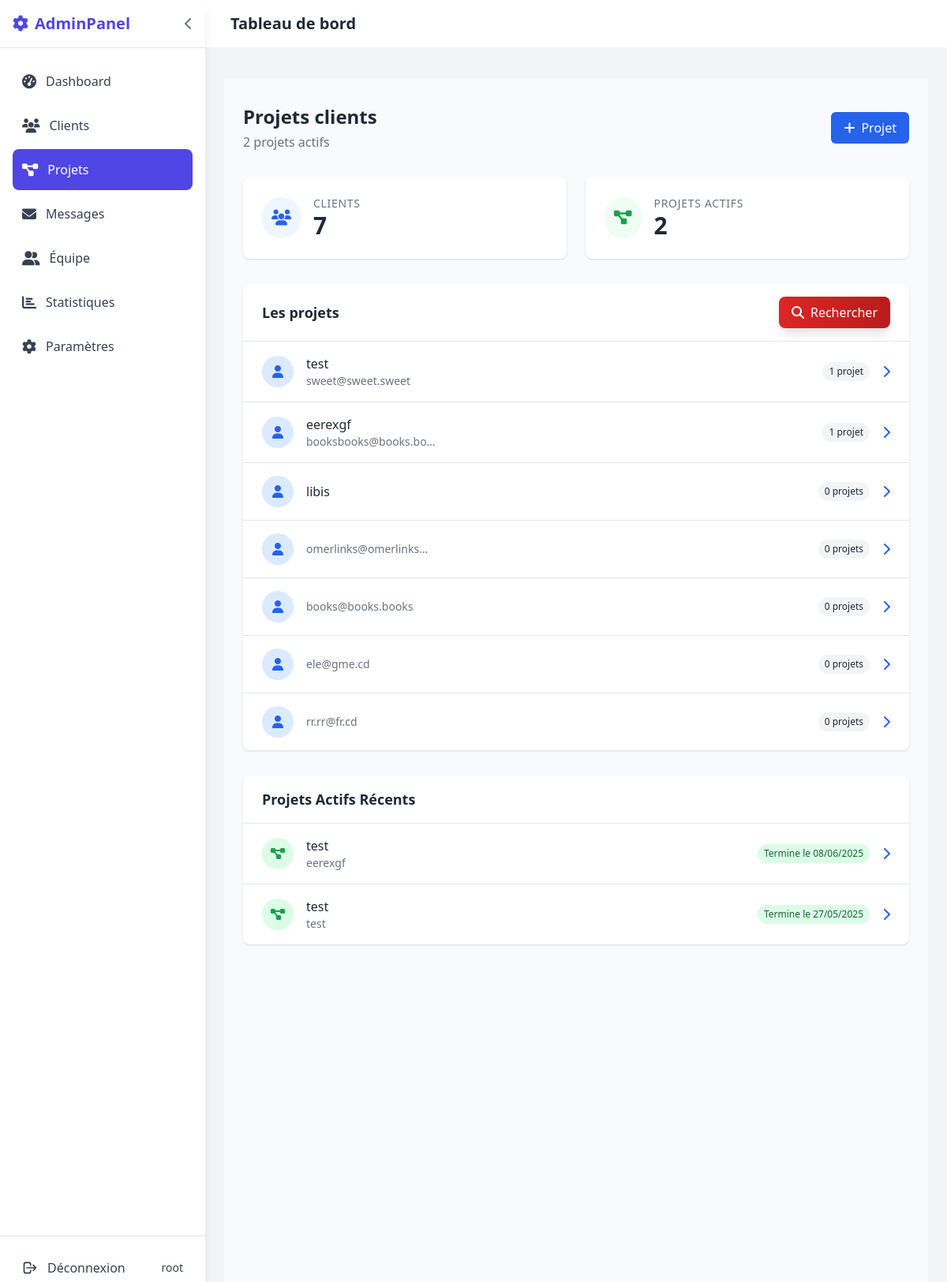
The app's page /administre/projects/ (signed in) with its own data.
### core/models.py (models this page shows, shortened)
class User(AbstractUser):
    is_client = models.BooleanField(
        _('client status'),
        default=False,
        help_text=_('Designates whether the user is a client.')
    )
    email_verified = models.BooleanField(
        _('email verified'),
        default=False,
        help_text=_('Designates whether the user has verified their email address.')
    )
    verification_uuid = models.UUIDField(
        _('verification UUID'),
        default=uuid.uuid4,
        editable=False,
        unique=True
    )
    profile_complete = models.BooleanField(
        _('profile complete'),
        default=False
    )
    class Meta:
        verbose_name = _('User')
        verbose_name_plural = _('Users')
        ordering = ['-date_joined']
    def __str__(self):
        return self.username

class Client(models.Model):
    user = models.OneToOneField(
        User,
        on_delete=models.CASCADE,
        primary_key=True,  # Ceci garantit l'unicité
        verbose_name=_('user account')
    )
    entreprise = models.CharField(
        _('company'),
        max_length=100,
        help_text=_('The name of the company.')
    )
    profile_complete = models.BooleanField(
        _('profile complete'),
        default=False
    )
    telephone = models.CharField(
        _('phone number'),
        max_length=20,
        validators=[RegexValidator(r'^\+?1?\d{9,15}$')],
        help_text=_('Phone number in international format.')
    )
    secteur_activite = models.CharField(
        _('activity sector'),
        max_length=100,
        blank=True,
        null=True
    )
    adresse = models.TextField(
        _('address'),
        blank=True,
        null=True
    )
    date_inscription = models.DateTimeField(
        _('signup date'),
        auto_now_add=True
    )
    class Meta:
        verbose_name = _('Client')
        verbose_name_plural = _('Clients')
        ordering = ['-date_inscription']

class Projets_user(models.Model):
    client = models.ForeignKey(Client, on_delete=models.CASCADE, related_name='fichiers')
    titre = models.CharField(max_length=100)
    fichier = models.FileField(upload_to='clients/fichiers/', blank=True, null=True)
    date_ajout = models.DateTimeField(auto_now_add=True)  # This is your date field
    description = models.TextField(blank=True)
    image = models.ImageField(upload_to='clients/images/', blank=True, null=True)
    video = models.FileField(upload_to='clients/videos/', blank=True, null=True)
    date_debut = models.DateField(blank=True, null=True)
    date_fin = models.DateField(blank=True, null=True)
    status = models.BooleanField(
        _('status'),
        default=False,
        help_text=_('status project.')
    )
    slug = models.SlugField(unique=True, blank=True, null=True)
    class Meta:
        verbose_name = _("Projets_user")
        verbose_name_plural = _("Projets_user")
        ordering = ['-date_ajout']

### core/views.py (the view)
# urls.py: path('projects/',  admin_client_projects_view, name='admin_client_projects'),
@staff_member_required
def admin_client_projects_view(request):
    clients = Client.objects.annotate(
        projets_user_count=Count('fichiers')  # Utilisez le related_name correct
    ).prefetch_related('fichiers').order_by('-projets_user_count')
    paginator = Paginator(clients, 25)
    page_number = request.GET.get('page')
    page_obj = paginator.get_page(page_number)
    context = {
        'page_obj': page_obj,
        'active_projects': Projets_user.objects.filter(
            Q(date_fin__gte=timezone.now()) | Q(date_fin__isnull=True)
        ).select_related('client'),
        'active_projects_count': Projets_user.objects.filter(
            Q(date_fin__gte=timezone.now()) | Q(date_fin__isnull=True)
        ).count(),
        'portfolio_projects_count': Projet.objects.count(),
        'page_title': _('Projets clients'),
        'can_add_project': request.user.has_perm('core.add_projets_user')
    }
    return render(request, 'admin/client_projects.html', context)

### core/templates/admin/client_projects.html (shortened to what this page needs)
{% extends "admin/basee.html" %}
{% load i18n static %}
{% block content %}
<div class="min-h-screen bg-gray-50 px-6 py-8">
    <div class="mb-8 flex justify-between items-center">
        <div>
            <h1 class="text-2xl font-semibold text-gray-800">{{ page_title }}</h1>
            <p class="text-gray-500 mt-1">
            </p>
        </div>
        {% if can_add_project %}
        <a href="{% url 'admin:core_projets_user_add' %}" class="inline-flex items-center px-4 py-2 bg-blue-600 text-white rounded-md hover:bg-blue-700">
            <i class="fas fa-plus mr-2"></i> {% trans "Projet" %}
        </a>
        {% endif %}
    </div>
    <div class="grid grid-cols-1 md:grid-cols-2 gap-6 mb-8">
        <div class="bg-white rounded-lg shadow p-6">
            <div class="flex items-center">
                <div class="mr-4 p-3 rounded-full bg-blue-50 text-blue-600">
                    <i class="fas fa-users text-xl"></i>
                </div>
                <div>
                    <h3 class="text-sm font-medium text-gray-500 uppercase tracking-wider">{% trans "Clients" %}</h3>
                    <p class="text-3xl font-semibold text-gray-800">{{ page_obj.paginator.count }}</p>
                </div>
            </div>
        </div>
        <div class="bg-white rounded-lg shadow p-6">
            <div class="flex items-center">
                <div class="mr-4 p-3 rounded-full bg-green-50 text-green-600">
                    <i class="fas fa-project-diagram text-xl"></i>
                </div>
                <div>
                    <h3 class="text-sm font-medium text-gray-500 uppercase tracking-wider">{% trans "Projets Actifs" %}</h3>
                    <p class="text-3xl font-semibold text-gray-800">{{ active_projects_count }}</p>
                </div>
            </div>
        </div>
    </div>
    <div class="bg-white shadow rounded-lg overflow-hidden mb-8">
        <div class="px-6 py-4 border-b border-gray-200 flex justify-between items-center">
            <h2 class="text-lg font-semibold text-gray-800">{% trans "Les projets" %}</h2>
            <button onclick="window.location.href='{% url 'search_client' %}'" class="bg-gradient-to-r from-red-600 to-red-700 text-white px-4 py-2 rounded-lg shadow-lg hover:shadow-xl transition duration-300 transform hover:-translate-y-1 flex items-center space-x-2">
                <i class="fas fa-search"></i>
                <span>Rechercher</span>
            </button>
        </div>
        <div class="divide-y divide-gray-200">
            {% for client in page_obj %}
            <div class="px-6 py-4 hover-bg-gray-50 transition-colors duration-150">
                <div class="flex items-center justify-between">
                    <div class="flex items-center">
                        <div class="w-10 h-10 rounded-full bg-blue-100 flex items-center justify-center text-blue-600 mr-4">
                            <i class="fas fa-user"></i>
                        </div>
                        <div>
                            <h3 class="font-medium text-gray-800">{{ client.entreprise }}</h3>
                            <p class="text-sm text-gray-500">{{ client.user.email|truncatechars:20 }}</p>
                        </div>
                    </div>
                    <div class="flex items-center">
                        <span class="px-2 py-1 bg-gray-100 text-gray-800 text-xs rounded-full mr-4">
                        </span>
                        <a href="{% url 'admin:core_client_change' client.user_id %}" class="text-blue-600 hover:text-blue-800">
                            <i class="fas fa-chevron-right"></i>
                        </a>
                    </div>
                </div>
            </div>
            {% empty %}
            <div class="px-6 py-8 text-center text-gray-500">
                <i class="fas fa-inbox text-4xl mb-2"></i>
                <p>{% trans "Aucun client trouvé" %}</p>
            </div>
            {% endfor %}
        </div>
    </div>
    <div class="bg-white shadow rounded-lg overflow-hidden">
        <div class="px-6 py-4 border-b border-gray-200">
            <h2 class="text-lg font-semibold text-gray-800">{% trans "Projets Actifs Récents" %}</h2>
        </div>
        <div class="divide-y divide-gray-200">
            {% for project in active_projects|slice:":5" %}
            <div class="px-6 py-4 hover-bg-gray-50 transition-colors duration-150">
                <div class="flex items-center justify-between">
                    <div class="flex items-center">
                        <div class="w-10 h-10 rounded-full bg-green-100 flex items-center justify-center text-green-600 mr-4">
                            <i class="fas fa-project-diagram"></i>
                        </div>
                        <div>
                            <h3 class="font-medium text-gray-800">{{ project.titre }}</h3>
                            <p class="text-sm text-gray-500">{{ project.client.entreprise }}</p>
                        </div>
                    </div>
                    <div class="flex items-center">
                        <span class="px-2 py-1 bg-green-100 text-green-800 text-xs rounded-full mr-4 project-badge">
                            {% if project.date_fin %}
                                {% trans "Termine le" %} {{ project.date_fin|date:"d/m/Y" }}
                            {% else %}
                                {% trans "En cours" %}
                            {% endif %}
                        </span>
                        <a href="{% url 'admin:core_projets_user_change' project.id %}" class="text-blue-600 hover:text-blue-800">
                            <i class="fas fa-chevron-right"></i>
                        </a>
                    </div>
                </div>
            </div>
            {% empty %}
            <div class="px-6 py-8 text-center text-gray-500">
                <i class="fas fa-inbox text-4xl mb-2"></i>
                <p>{% trans "Aucun projet actif trouvé" %}</p>
            </div>
            {% endfor %}
        </div>
    </div>
</div>
{% endblock %}

### core/templates/admin/basee.html (shortened to what this page needs)
{% load static %}
<!DOCTYPE html>
<html lang="fr">
<head>
    <script src="https://cdn.tailwindcss.com"></script>
    <link rel="stylesheet" href="https://cdnjs.cloudflare.com/ajax/libs/font-awesome/6.4.0/css/all.min.css">
</head>
<body class="bg-gray-100 font-sans">
    <aside class="sidebar fixed top-0 left-0 h-full bg-white shadow-lg z-50">
        <div class="p-4 border-b border-gray-200 flex items-center justify-between">
            <div class="flex items-center">
                <i class="fas fa-cog text-indigo-600 text-xl"></i>
                <span class="logo-text ml-2 text-xl font-bold text-indigo-600">AdminPanel</span>
            </div>
            <button id="sidebarCollapse" class="text-gray-500 hidden md:block">
                <i class="fas fa-chevron-left transition-all duration-300"></i>
            </button>
        </div>
        <nav class="p-4 overflow-y-auto h-[calc(100vh-120px)]">
            <ul class="space-y-1">
                <li>
                    <a href="{% url 'admin_dashboard' %}"
                    class="nav-item flex items-center p-3 rounded-lg transition-colors {% if request.path == '/' or 'dashboard' in request.path %}text-white bg-indigo-600{% else %}text-gray-700 hover:bg-gray-100{% endif %}">
                        <i class="fas fa-tachometer-alt text-lg"></i>
                        <span class="nav-text ml-3">Dashboard</span>
                    </a>
                </li>
                <li>
                    <a href="{% url 'admin_client_list' %}"
                    class="nav-item flex items-center p-3 rounded-lg transition-colors {% if 'clients' in request.path %}text-white bg-indigo-600{% else %}text-gray-700 hover:bg-gray-100{% endif %}">
                        <i class="fas fa-users text-lg"></i>
                        <span class="nav-text ml-3">Clients</span>
                    </a>
                </li>
                <li>
                    <a href="{% url 'admin_client_projects' %}"
                    class="nav-item flex items-center p-3 rounded-lg transition-colors {% if 'projects' in request.path %}text-white bg-indigo-600{% else %}text-gray-700 hover:bg-gray-100{% endif %}">
                        <i class="fas fa-project-diagram text-lg"></i>
                        <span class="nav-text ml-3">Projets</span>
                    </a>
                </li>
                <li>
                    <a href="{% url 'admin_messages' %}"
                    class="nav-item flex items-center p-3 rounded-lg transition-colors {% if 'messages' in request.path %}text-white bg-indigo-600{% else %}text-gray-700 hover:bg-gray-100{% endif %}">
                        <i class="fas fa-envelope text-lg"></i>
                        <span class="nav-text ml-3">Messages</span>
                    </a>
                </li>
                <li>
                    <a href="{% url 'admin_team_member_list' %}"
                    class="nav-item flex items-center p-3 rounded-lg transition-colors {% if 'team' in request.path %}text-white bg-indigo-600{% else %}text-gray-700 hover:bg-gray-100{% endif %}">
                        <i class="fas fa-user-friends text-lg"></i>
                        <span class="nav-text ml-3">Équipe</span>
                    </a>
                </li>
                <li>
                    <a href="{% url 'admin_generate_report' %}"
                    class="nav-item flex items-center p-3 rounded-lg transition-colors {% if 'reports' in request.path %}text-white bg-indigo-600{% else %}text-gray-700 hover:bg-gray-100{% endif %}">
                        <i class="fas fa-chart-bar text-lg"></i>
                        <span class="nav-text ml-3">Statistiques</span>
                    </a>
                </li>
                <li>
                    <a href="{% url 'admin_settings' %}"
                    class="nav-item flex items-center p-3 rounded-lg transition-colors {% if 'settings' in request.path %}text-white bg-indigo-600{% else %}text-gray-700 hover:bg-gray-100{% endif %}">
                        <i class="fas fa-cog text-lg"></i>
                        <span class="nav-text ml-3">Paramètres</span>
                    </a>
                </li>
            </ul>
        </nav>
        <div class="p-4 border-t border-gray-200">
            <a href="{% url 'logout' %}"
            class="nav-item flex items-center p-3 rounded-lg transition-colors text-gray-700 hover:bg-gray-100">
                <svg xmlns="http://www.w3.org/2000/svg" class="h-5 w-5" fill="none" viewBox="0 0 24 24" stroke="currentColor">
                    <path stroke-linecap="round" stroke-linejoin="round" stroke-width="2" d="M17 16l4-4m0 0l-4-4m4 4H7m6 4v1a3 3 0 01-3 3H6a3 3 0 01-3-3V7a3 3 0 013-3h4a3 3 0 013 3v1" />
                </svg>
                <span class="nav-text ml-3">Déconnexion</span>
                <span class="nav-text ml-auto text-sm">{{user}}</span>
            </a>
        </div>
    </aside>
    <main class="main-content flex-1 flex flex-col overflow-hidden">
        <header class="bg-white fixed top-0 z-30 flex items-center justify-between w-full p-4">
            <div class="flex items-center">
                <h1 class="text-xl font-semibold text-gray-800 ml-4">
                    {% block header_title %}Tableau de bord{% endblock %}
                </h1>
            </div>
        </header>
        <div class="flex-1 overflow-y-auto p-4 mt-7 md:p-6">
              <br>
        <br>
            {% block content %}{% endblock %}
        </div>
    </main>
</body>
</html>

### core/templates/admin/basee.html (style rules this page uses)
:root { --primary: #4f46e5; --secondary: #10b981; --danger: #ef4444; --warning: #f59e0b; --info: #3b82f6; --sidebar-width: 260px; --sidebar-collapsed: 80px; }
.sidebar { width: var(--sidebar-width); transition: all 0.3s cubic-bezier(0.4, 0, 0.2, 1); transform: translateX(-100%); }
@media (min-width: 768px) { .sidebar { transform: translateX(0); } }
@media (min-width: 768px) { .main-content { margin-left: var(--sidebar-width); } }

### records on screen
User: username "root"
Client: entreprise "test", user.email "sweet@sweet.sweet"
Client: entreprise "eerexgf", user.email "booksbooks@books.bo…"
Client: entreprise "libis"
Client: user.email "omerlinks@omerlinks…"
Client: user.email "books@books.books"
Client: user.email "ele@gme.cd"
Client: user.email "rr.rr@fr.cd"
Projets_user: titre "test", client.entreprise "eerexgf", date_fin "08/06/2025"
Projets_user: titre "test", client.entreprise "test", date_fin "27/05/2025"

### other values on screen
{{ page_title }} "Projets clients"
{{ page_obj.paginator.count }} "7"
{{ active_projects_count }} "2"
